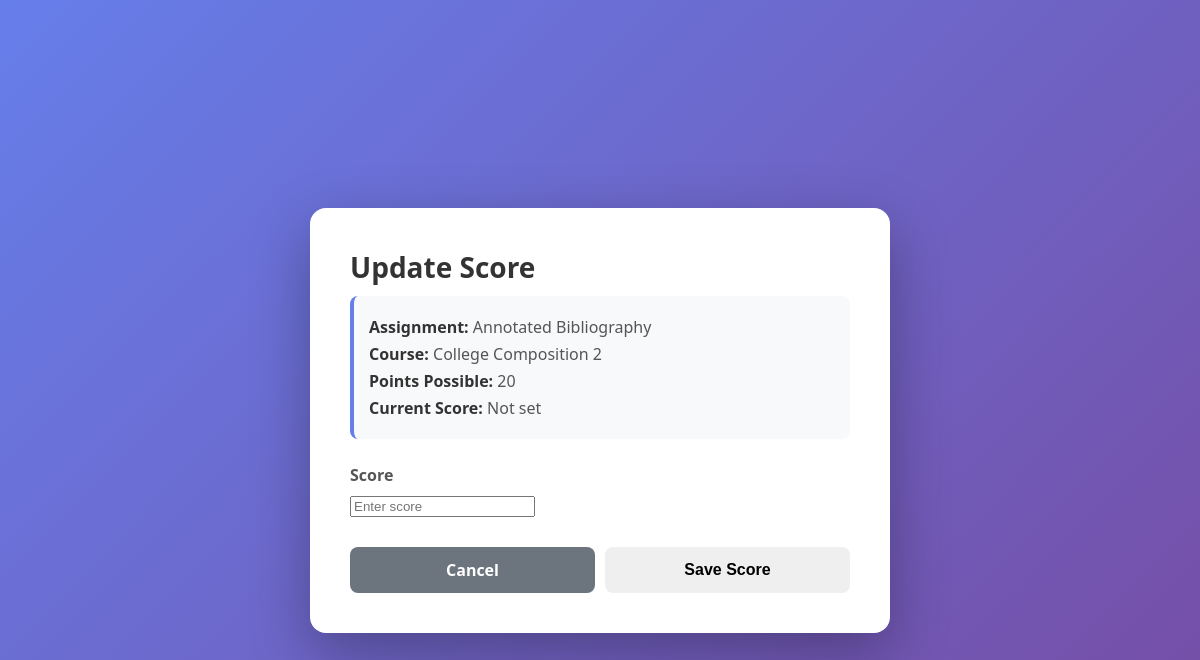
/dashboard/scores/update/2/ (signed in), run on the app's committed database.
### models/assignment.py (models this page shows, shortened)
class Assignment(db.Model):
    __tablename__ = "assignments"
    assignment_id = db.Column("assignment_id", db.Integer, primary_key=True, autoincrement=True)
    user_id = db.Column("user_id", db.Integer, db.ForeignKey("users.user_id"), nullable=False)
    course_id = db.Column("course_id", db.Integer, db.ForeignKey("courses.course_id"), nullable=False)
    course = db.relationship("Course", back_populates="assignments", foreign_keys="Assignment.course_id")
    title = db.Column("title", db.Text, nullable=False)
    description = db.Column("description", db.Text, nullable=True)
    due = db.Column("due", db.Text, nullable=False)        # ISO-8601 text datetime recommended
    status = db.Column("status", db.Integer, nullable=True)  # 0/1 or enum-like int
    created = db.Column("created", db.Text, nullable=True)
    updated = db.Column("updated", db.Text, nullable=True)
    points_possible = db.Column("points_possible", db.Integer, nullable=True)
    score = db.Column("score", db.Float, nullable=True)  # Actual score achieved
    canvas_assignment_id = db.Column("canvas_assignment_id", db.Integer, nullable=True)
    workflow_state = db.Column("workflow_state", db.Text, nullable=True)
    unlock_at = db.Column("unlock_at", db.Text, nullable=True)
    html_url = db.Column("html_url", db.Text, nullable=True)
    submission_type = db.Column("submission_type", db.Text, nullable=True)
    canvas_base_url = db.Column("canvas_base_url", db.Text, nullable=True)
    last_canvas_sync = db.Column("last_canvas_sync", db.Text, nullable=True)
    effort = db.Column("effort", db.Integer, nullable=True, default=1) # 1=Low, 2=Med, 3=High
    event_id = db.Column("event_id", db.Text, nullable=True)

### models/courses.py (models this page shows, shortened)
class Course(db.Model):
    __tablename__ = "courses"
    assignments = db.relationship("Assignment",
                                  back_populates="course",
                                  foreign_keys="Assignment.course_id",
                                  primaryjoin = "Course.course_id == Assignment.course_id"
                                  )
    course_id = db.Column(
        "course_id",
        db.Integer,
        primary_key=True,
        autoincrement=True
    )
    user_id = db.Column(
        "user_id",
        db.Integer,
        db.ForeignKey("users.user_id"),
        nullable=False
    )
    course_name = db.Column(
        "course_name",
        db.Text,
        nullable=False
    )
    course_code = db.Column(
        "course_code",
        db.Text,
        nullable=False
    )
    canvas_course_id = db.Column(
        "canvas_course_id",
        db.Integer,
        nullable=True
    )
    workflow_state = db.Column(
        "workflow_state",
        db.Text,
        nullable=True
    )
    time_zone = db.Column(
        "time_zone",
        db.Text,
        nullable=True
    )
    end_at = db.Column(
        "end_at",
        db.Text,
        nullable=False
    )
    last_sync = db.Column(
        "last_sync",
        db.Text,
        nullable=True
    )
    canvas_base_url = db.Column(
        "canvas_base_url",
        db.Text,
        nullable=True
    )
    weight = db.Column(
        "weight",
        db.Float,
        default=1.0,
        nullable=False
    )

### Website/Scores/scoreManager.py (the view, shortened to what this page needs)
@scores_bp.route("/scores/update/<int:assignment_id>/", methods=["GET", "POST"])
@login_required
def updateScoreForm(assignment_id):
    user_id = current_user.user_id
    form = ScoreForm()
    assignment = repo.getAssignmentById(user_id, assignment_id)
    if assignment is None:
        flash("Assignment not found", "error")
        return redirect(url_for("mainPage.dashboard"))
    if request.method == "GET":
        form.assignment_id.data = assignment_id
        form.score.data = assignment.score
    return render_template("updateScore.html", form=form, assignment=assignment)

### forms/scoreForm.py
class ScoreForm(FlaskForm):
    assignment_id = HiddenField(
        validators=[InputRequired()]
    )
    score = FloatField(
        'Score',
        validators=[Optional(), NumberRange(min=0)],
        render_kw={"placeholder": "Enter score", "step": "0.01"}
    )
    submit = SubmitField("Save Score")

### Website/Login/login.py (called while the page is built)
@loginManager.user_loader
def load_user(user_id):
    return repo.getUserById(user_id=user_id)

### repositories/assignmentRepo.py (called while the page is built)
    def getAssignmentById(self, user_id, assignment_id):
        return (
            Assignment.query
            .filter_by(user_id=user_id, assignment_id=assignment_id)
            .first()
        )

### repositories/userRepo.py (called while the page is built)
    def getUserById(self, user_id):
        user = User.query.filter_by(user_id=user_id).first()
        if user is not None:
            return user
        else:
            return None

### Website/Scores/templates/updateScore.html (shortened to what this page needs)
<!DOCTYPE html>
<html lang="en">
<head>
</head>
<body>
    <div class="container">
        <h1>Update Score</h1>
        <div class="assignment-info">
            <p><strong>Assignment:</strong> {{ assignment.title }}</p>
            <p><strong>Course:</strong> {{ assignment.course.course_name if assignment.course else 'N/A' }}</p>
            <p><strong>Points Possible:</strong> {{ assignment.points_possible if assignment.points_possible else 'N/A'
                }}</p>
            <p><strong>Current Score:</strong> {{ assignment.score if assignment.score is not none else 'Not set' }}</p>
        </div>
        <form method="POST" action="{{ url_for('scores.updateScoreForm', assignment_id=assignment.assignment_id) }}">
            <div class="form-group">
                {{ form.score.label }}
                {{ form.score }}
            </div>
            <div class="btn-group">
                <a href="{{ url_for('mainPage.dashboard') }}" class="btn btn-secondary">Cancel</a>
                {{ form.submit(class="btn") }}
            </div>
        </form>
    </div>
</body>
</html>

### Website/Scores/templates/updateScore.html (style rules this page uses)
body { font-family: 'Segoe UI', Tahoma, Geneva, Verdana, sans-serif; background: linear-gradient(135deg, #667eea 0%, #764ba2 100%); min-height: 100vh; display: flex; justify-content: center; align-items: center; margin: 0; padding: 20px; }
.container { background: white; border-radius: 16px; box-shadow: 0 20px 60px rgba(0, 0, 0, 0.3); padding: 40px; max-width: 500px; width: 100%; }
h1 { color: #333; margin: 0 0 10px 0; font-size: 28px; }
.assignment-info { background: #f8f9fa; padding: 15px; border-radius: 8px; margin-bottom: 25px; border-left: 4px solid #667eea; }
.assignment-info p { margin: 5px 0; color: #555; }
.assignment-info strong { color: #333; }
.form-group { margin-bottom: 20px; }
label { display: block; margin-bottom: 8px; color: #555; font-weight: 600; }
.btn-group { display: flex; gap: 10px; margin-top: 30px; }
button, .btn { flex: 1; padding: 12px 24px; border: none; border-radius: 8px; font-size: 16px; font-weight: 600; cursor: pointer; transition: all 0.3s ease; text-decoration: none; display: inline-block; text-align: center; }
.btn-secondary { background: #6c757d; color: white; }

### data on the page
Assignment: title "Annotated Bibliography", points_possible "20", score "Not set"
Course: course "College Composition 2"
